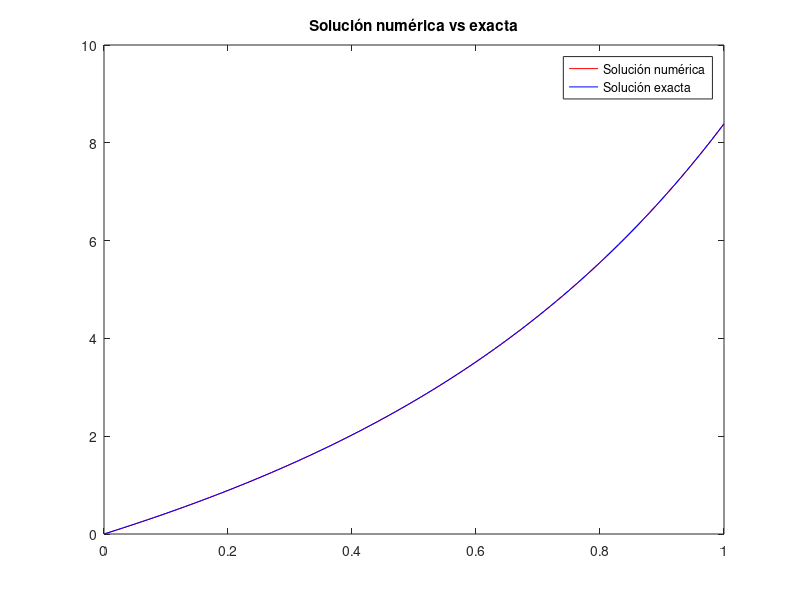

Recreate this plot in MATLAB.
% Examen Julio 2019

f= @(t,x) [x(2); x(2)+2*x(1)-4*t];
x0 = [0,4];
N = 100;
x = zeros(2, N+1);
h = 1/N;
intervalo = [0, 1];
t = intervalo(1):h:intervalo(2);
solexac = @(t) 2*t -1 +exp(2*t);

% Inicialización
x(:,1) = x0;
fi = f(t(1), x(:,1));

for i=1:N
   % P
   x(:,i+1) = x(:,i) + h*fi;
   % E
   fi1 = f(t(i+1), x(:,i+1));
   % C
   x(:,i+1) = x(:,i) + h*(fi1 + fi)/2;
   % E
   fi = f(t(i+1), x(:,i+1));
end

x2 = solexac(t);

figure(1);
plot(t,x(1,:), 'r');
hold on
plot(t,x2, 'b');
title('Solución numérica vs exacta');
legend('Solución numérica','Solución exacta');

max(abs(x(1,:)-x2))
